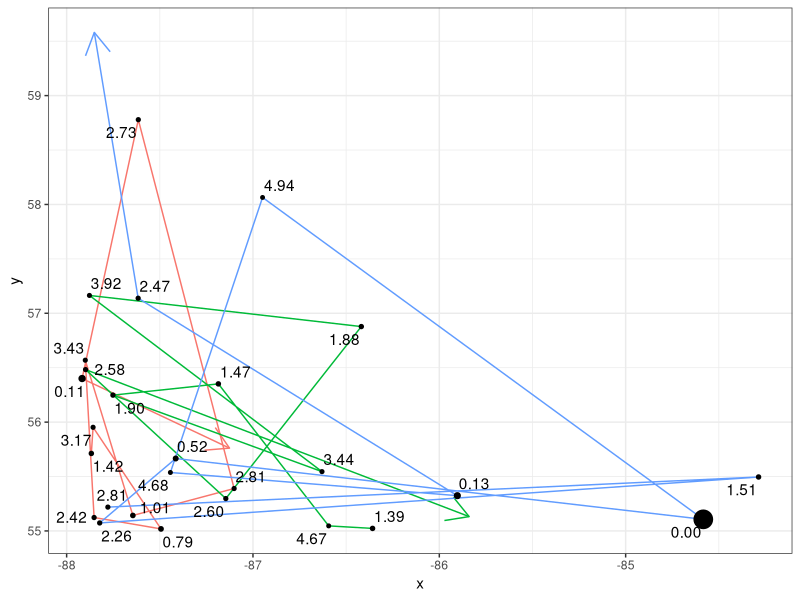

Source code (R): (Note: this script raises an error after producing the figure.)
# https://static-content.springer.com/esm/art%3A10.1038%2Fnature08891/MediaObjects/41586_2010_BFnature08891_MOESM272_ESM.pdf


# https://www.zora.uzh.ch/id/eprint/9627/10/2008_Dodge_etal_IV_2008_MoveAnalysisTaxonomy_preprint.pdf
# https://cran.r-project.org/web/packages/collapse/collapse.pdf

library(data.table)
library(ggplot2)
library(sf)
library(lwgeom)


calc_az <- function(DT) {
  DT[, az := c(
    units::drop_units(
      lwgeom::st_geod_azimuth(st_as_sf(.SD, coords = c('x', 'y'), crs = 4326))),
    NA), by = id]
}

shift_window <- function(x, size) {
  c(
    shift(x, n = size, type = 'lead'),
    x,
    shift(x, n = size, type = 'lag')
  )
}


shift_window(c(1, 2, 3, 4, 5), 2)

calc_dir_corr_delay <- function(DT, window = 5) {
  calc_az(DT)

  # TODO: switch datetime to group_times
  cast <- dcast(DT, datetime ~ id, value.var = 'az')

  # cast[cast, on = .(datetime = between(datetime, datetime - window, datetime + window))]
  # cast[3 + seq(-2, 2),
  #      fdiff(c(A,  B))]

  only_pos <- function(x) {x[x <= 0] <- NA; x}

  cast[, A] - cast[only_pos(seq.int(.N) - 2), B]
  cast[, A] - cast[only_pos(seq.int(.N) - 1), B]
  cast[, A] - cast[only_pos(seq.int(.N)), B]
  cast[, A] - cast[only_pos(seq.int(.N) + 1), B]
  cast[, A] - cast[only_pos(seq.int(.N) + 2), B]

  lapply(unique(cast$datetime), FUN = function(i) {
    which_i <- which(cast$datetime == i)
    which_b <- which_i + seq(-window, window)

    cast[which_i, A] -
      cast[, B[which_b[which_b > 0]]]
  })


  cast

  D(cast, cols = function(x) x$A[3] - x$B[seq(-3, 3)])

  as.matrix(cast[, .(A, B)])

  c(-2, 3, 4) - 2

  cast[5, which.min(flag(B, seq(-2, 2)) - A)]

  cast[5, A] - flag(cast$B, seq(-2, 2))


  dapply()

  TRA(cast,
      STATS = ,
      FUN = "-",
      )

  cast[, shift(A, seq(-window, window))]
  cast[, A] %r-% cast[, shift(B, seq(-window, window))]

  cast[, A - B]
  # TODO: ensure sort by datetime?


  # https://stackoverflow.com/questions/24520720/subtract-a-constant-vector-from-each-row-in-a-matrix-in-r
  # {collapse}
  # lapply(seq.int(window), function(i) {
  #   lapply(unique(DT$id), function(focal) {
  #     cast[, , env = .()]
  #   })
  # })

  # roll?

  # focal <- 'A'

  # seq(-window, window)
  # which.max
  #
  # sweep(cast[, .(B)], MARGIN = 1, FUN = sum)
  #
  # cast[, A %-% B]
  #
  # A <- cast$A
  # t(t(cast$B)) - A
  #
  # cast
  #
  # cast[, matrix(shift(.SD, n = c(-3, -2, -1, 0, 1, 2, 3))),
  #      # env = list(focal = focal),
  #      .SDcols = 'B']
  #      # .SDcols = -c('datetime', focal)]


  # DT[, diff := as.numeric(dist(az)), by = datetime]
  # DT[, min_diff := diff == min(diff, na.rm = TRUE)]

  # TODO: figure out directionality

  # TODO: extend to 3
  # TODO: extend to exclude based on distance, or is this based on
  #       group_times -> group_pts -> runs of groups together -> calc dirr cor delay

  # Troubleshooting:
  # Error in set(x, j = name, value = value) :
  # Supplied 9 items to be assigned to 10 items of column 'az'. If you wish to 'recycle' the RHS please use rep() to make this intent clear to readers of your code.
  # ^ Related to units and st_geod_azimuth dropping last instead of returning NA
  # ^ Related: https://github.com/r-quantities/units/issues/163
}


n <- 30
n_id <- 3
DT <- data.table(
  x = -88 + rexp(n),
  y = 55 + rexp(n),
  id = LETTERS[seq.int(n_id)],
  i = rep(seq.int(n / n_id), each = n_id, from = 1, to = n / n_id)
)
DT[, datetime := seq.POSIXt(
  as.POSIXct('2022-01-01 10:00:00'),
  as.POSIXct('2022-01-02 10:00:00'),
  length.out = .N),
  by = id
]

calc_az(DT)
print(DT)

DT[, diff := as.numeric(dist(az)), by = datetime]

g <- ggplot(DT) +
  geom_path(aes(x, y, color = id, group = id), arrow = arrow()) +
  ggrepel::geom_text_repel(
    aes(x, y,
        label = ifelse(is.na(diff), "", sprintf("%.2f", diff))),
    min.segment.length = 100) +
  geom_point(aes(x, y, size = 1 / diff), na.rm = TRUE)  +
  theme_bw() +
  guides(size = 'none', color = 'none')

plot(g)

dir_cor_delay <- calc_dir_corr_delay(DT, window = 3)

print(dir_cor_delay)
